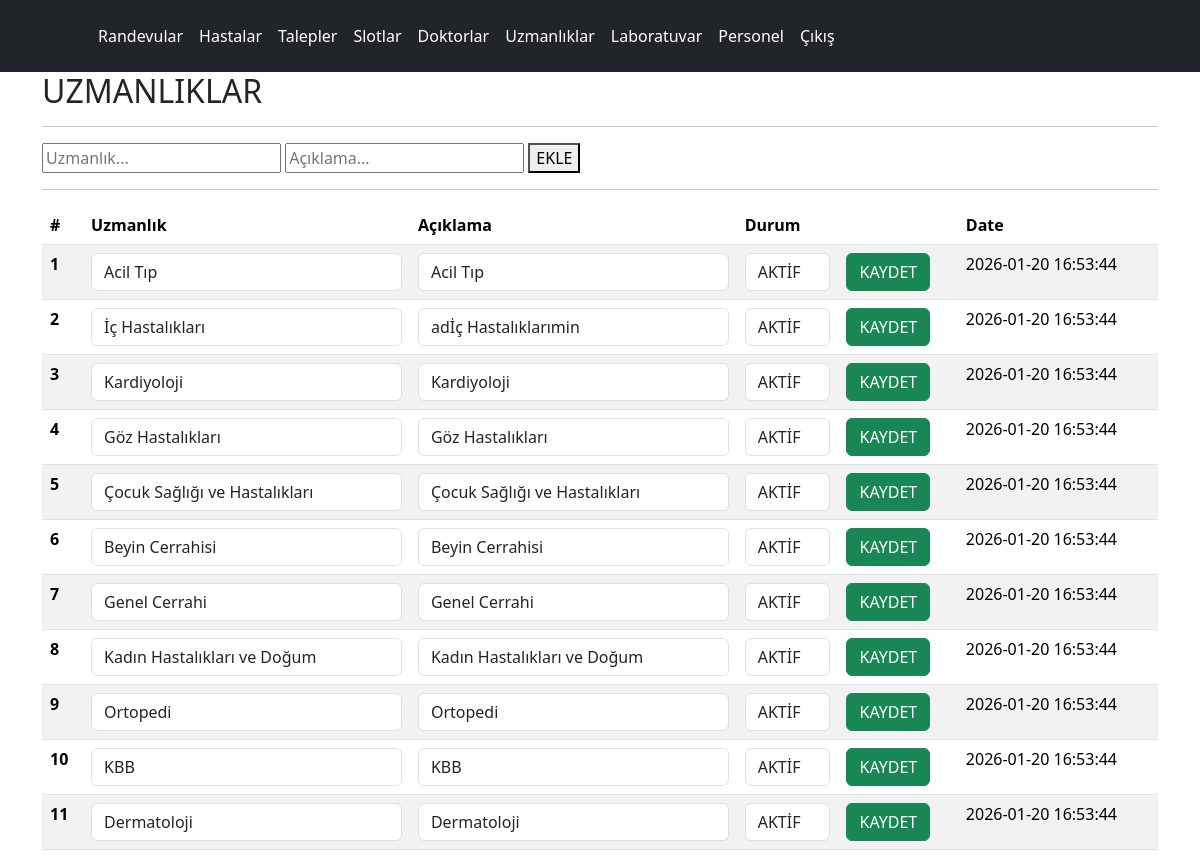
Page /php/panel/uzmanliklar.php on the committed database.
### tables this page shows
CREATE TABLE IF NOT EXISTS `specialization` (
	`id`			INT NOT NULL PRIMARY KEY AUTO_INCREMENT,
	`specialization`	VARCHAR(50) NOT NULL,	
	`description`	VARCHAR(200) NULL,
	`status`		TINYINT NOT NULL,
	`createdtime`	TIMESTAMP NOT NULL DEFAULT CURRENT_TIMESTAMP(),
	UNIQUE (`specialization`)
);

### php/panel/uzmanliklar.php (the view, shortened to what this page needs)
<?PHP
	require_once("../inc_config.php");
?>
<html>
	<head>
		<link href="https://cdn.jsdelivr.net/npm/bootstrap@5.3.8/dist/css/bootstrap.min.css" rel="stylesheet">
	</head>
	<body>
		<?PHP include("inc_header.php");?>
		<div class="container">
			<h2>UZMANLIKLAR</h2>
			<hr>
			<form action="actions.php" method="post">
				<input type="text" name="specialization" placeholder="Uzmanlık..." required>
				<input type="text" name="description" placeholder="Açıklama..." required>
				<button type="submit">EKLE</button>
			</form>
			<hr>
			<table class="table table-striped  table-hover">
				<thead>
					<tr>
					<th scope="col">#</th>
					<th scope="col">Uzmanlık</th>
					<th scope="col">Açıklama</th>
					<th scope="col">Durum</th>
					<th></th>
					<th scope="col">Date</th>
					</tr>
				</thead>
				<tbody>
		<?PHP
		$myQuery = "select * from specialization";
		$result = $mysqli->query($myQuery);
		?>
		<?PHP while($rs = mysqli_fetch_array($result)){?>
				<form action="actions.php" method="post">
					<tr>
						<th scope="row"><?=$rs['id'];?></th>
						<td><input type="text" name="specialization" placeholder="Uzmanlık..." maxlength="50" required value="<?=$rs['specialization'];?>" class="form-control"></td>
						<td><input type="text" name="description" placeholder="Açıklama..." maxlength="200" required value="<?=$rs['description'];?>" class="form-control"></td>
						<td><select name="status" required class="form-control"><option value="0">PASİF</option><option value="1" <?=($rs['status'])?"selected":"";?>>AKTİF</option></select></td>
						<td><button type="submit" class="btn btn-success">KAYDET</button></td>
						<td><?=$rs['createdtime'];?></td>
					</tr>
				</form>
		<?PHP } ?>
				</tbody>
			</table>
		</div>
	</body>
</html>

### rows in the picture
specialization: id "1", specialization "Acil Tıp", description "Acil Tıp", status "AKTİF", createdtime "2026-01-20 16:53:44"
specialization: id "2", specialization "İç Hastalıkları", description "adİç Hastalıklarımin", status "AKTİF", createdtime "2026-01-20 16:53:44"
specialization: id "3", specialization "Kardiyoloji", description "Kardiyoloji", status "AKTİF", createdtime "2026-01-20 16:53:44"
specialization: id "4", specialization "Göz Hastalıkları", description "Göz Hastalıkları", status "AKTİF", createdtime "2026-01-20 16:53:44"
specialization: id "5", specialization "Çocuk Sağlığı ve Hastalıkları", description "Çocuk Sağlığı ve Hastalıkları", status "AKTİF", createdtime "2026-01-20 16:53:44"
specialization: id "6", specialization "Beyin Cerrahisi", description "Beyin Cerrahisi", status "AKTİF", createdtime "2026-01-20 16:53:44"
specialization: id "7", specialization "Genel Cerrahi", description "Genel Cerrahi", status "AKTİF", createdtime "2026-01-20 16:53:44"
specialization: id "8", specialization "Kadın Hastalıkları ve Doğum", description "Kadın Hastalıkları ve Doğum", status "AKTİF", createdtime "2026-01-20 16:53:44"
specialization: id "9", specialization "Ortopedi", description "Ortopedi", status "AKTİF", createdtime "2026-01-20 16:53:44"
specialization: id "10", specialization "KBB", description "KBB", status "AKTİF", createdtime "2026-01-20 16:53:44"
specialization: id "11", specialization "Dermatoloji", description "Dermatoloji", status "AKTİF", createdtime "2026-01-20 16:53:44"
